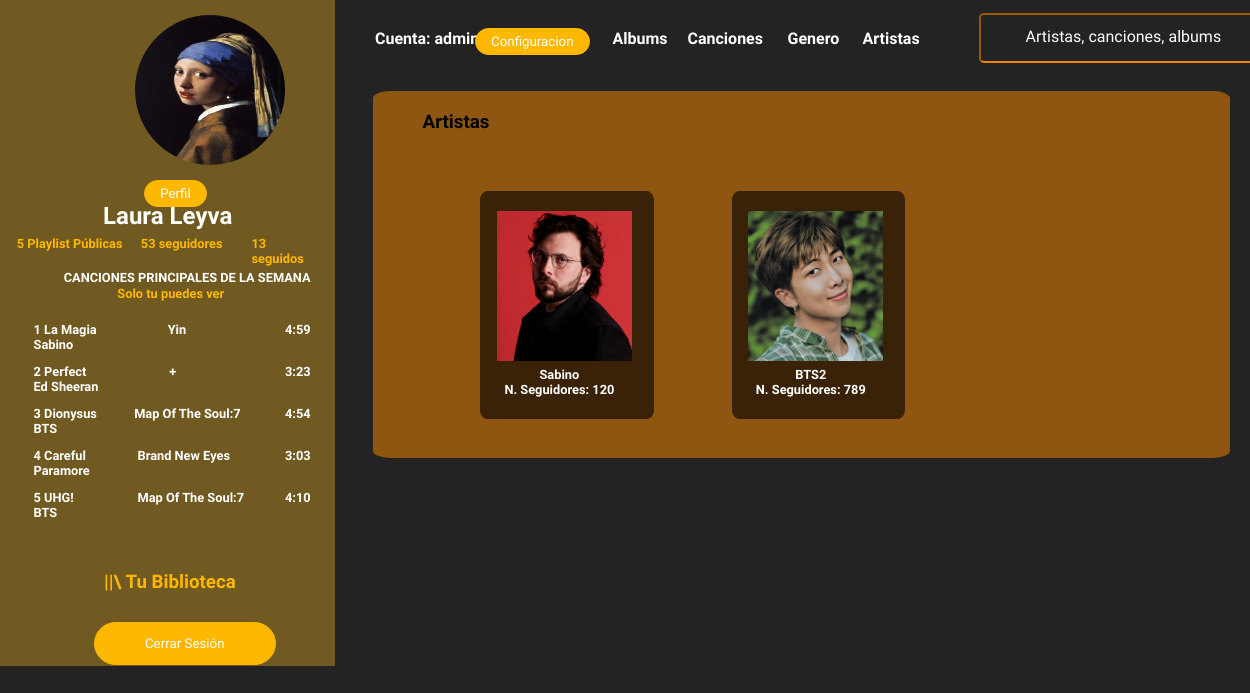
The app's page /artistas/ (signed in), older data.
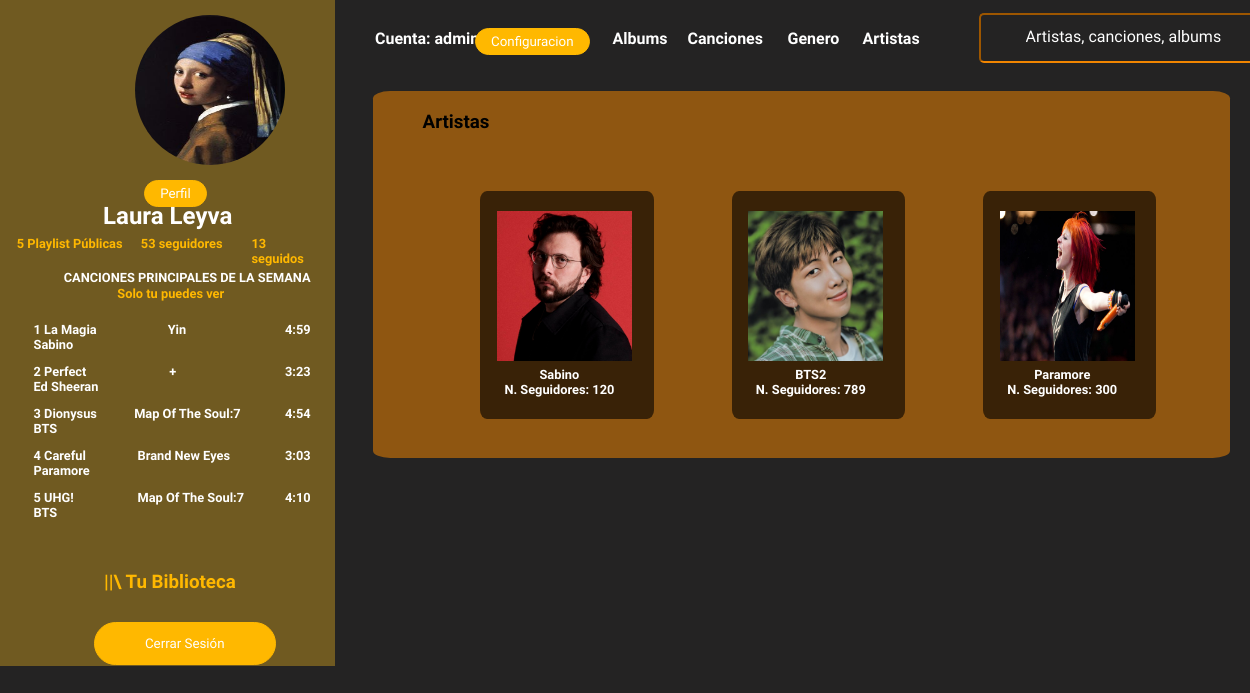
The same page, newer data.
### control_musica/models.py (models this page shows, shortened)
class Artistas(models.Model):
    artista = models.CharField(max_length = 50)
    seguidores = models.IntegerField(default=0)
    verificacion = models.BooleanField(default=False)
    foto = models.ImageField(upload_to='artistas/', default='albumes/default.jpg')

### control_musica/views.py (the view)
# urls.py: path('artistas/', views.artistas_view, name="artistas_view"),
@login_required
def artistas_view(request):
    artistas = Artistas.objects.all()
    return render(request, 'artistas.html', {'artistas':artistas})

### templates/artistas.html
{% extends 'Home.html' %}
{% block content %}
<div class="texto9">
    <h3>Artistas</h3>
</div>
<div class="cards">
    {% for Artista in artistas %}
    <div onclick="location.href = '/bar_albumes/{{Artista.pk}}'">
        <img src="{{ Artista.foto.url }}" id="imagenes_musica">
        <h5>{{ Artista.artista }}<br>N. Seguidores:  {{ Artista.seguidores}}</h5>
    </div>
    {% endfor %}
</div>
{% endblock %}

Row changes from the older to the newer data that the page shows:
added Artistas: foto (picture), artista "Paramore", seguidores "300"
